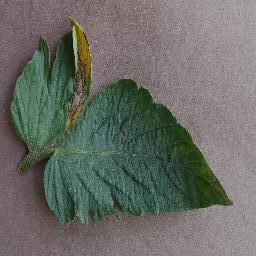
#> input picture dataset/train/Tomato___Early_blight/Tomato___Early_blight_original_422802e1-cee5-43b7-b735-7f90b5e5d4e2___RS_Erly.B 7349.JPG_df9f5b57-9a22-4b19-bedc-ba3273e6c05b.JPG, 256 x 256 px; its folder holds only this picture in this run
$ jupyter execute --allow-errors feature_extract.ipynb   (older library calls are emulated)
#> lines starting #> are read from the running program, lines starting #| are printed output that depends on the picture; after the words box and inside, x2 and y2 are one past the last pixel; in counts of white or black regions, pixels touching at a corner belong together
#> further down, image is the input picture: shape (256, 256, 3); mean B, G, R 101.5, 107.9, 105.6
## FEATURE EXTRACTION

[cell 1]
from sklearn.preprocessing import LabelEncoder
from sklearn.preprocessing import MinMaxScaler
import numpy as np
import matplotlib.pyplot as plt
import mahotas
import cv2
import os

[cell 2]
example = 'sample.JPG'

[cell 3]
example_image = cv2.imread(example)
#> (the rest of this cell did not finish here and is left out)

#### Step 1: Image Segmentation using Color Detection

##### Step 1.1: Convert image to HSV format

Hue Saturation Value or HSV is better for object detection. HSV is used to separate image luminance from color information. In situations where color description plays an integral role, the HSV format is often preferred over the BGR format. The HSV model describes colors similarly to how the human eye tends to perceive color

#> (a cell that did not finish here is left out)

##### Step 1.2: Convert image to RGB format

#> (a cell that did not finish here is left out)

##### Step 1.3: Image segmentation using color detection

The purpose of this step is to separate the picture of leaf from the background. The leaf is extracted from the image using hsv color boundaries, hsv boundaries will expand rather than strictly limit colors to be able to scan all cases

[cell 6]
def image_segmentation(image):
    hsv_img = cv2.cvtColor(image, cv2.COLOR_BGR2HSV)
    rgb_img = cv2.cvtColor(image, cv2.COLOR_BGR2RGB)

    # mask of green
    lower1 = np.array([25, 0, 20])
    upper1 = np.array([100, 255, 255])
    mask1 = cv2.inRange(hsv_img, lower1, upper1)

    # mask of brown - disease color
    lower2 = np.array([10, 0, 10])
    upper2 = np.array([30, 255, 255])
    mask2 = cv2.inRange(hsv_img, lower2, upper2)

    final_mask = cv2.bitwise_or(mask1, mask2)
    final_result = cv2.bitwise_and(rgb_img, rgb_img, mask=final_mask)

    return final_result

#> (a cell that did not finish here is left out)

#### Step 2: Feature extraction

Global descriptors are generally used in image retrieval, object detection and classification. Global features describe the image as a whole to the generalize the entire object. Global features include color representations, shape descriptors, and texture features

Extract features on 3 global feature descriptors:
- Shape: Hu Moments - are an image descriptor utilized to characterize the shape of an object in an image.

- Texture: Haralick features - are used to describe the texture of an image. Texture refers to the appearance, consistency, or “feeling” of a surface. Examples of textures include “rough” vs. “soft.”

- Color: Color Histograms - is one of the image descriptors that is substantially more powerful and is pervasive across all of computer vision in some form of another. A color histogram counts the number of times a given pixel intensity (or range of pixel intensities) occurs in an image. Using a color histogram we can express the actual distribution or “amount” of each color in an image

[cell 8]
def hu_moments(image):
    gray = cv2.cvtColor(image, cv2.COLOR_BGR2GRAY)
    feature = cv2.HuMoments(cv2.moments(gray)).flatten()
    return feature

[cell 9]
def haralick(image):
    gray = cv2.cvtColor(image, cv2.COLOR_BGR2GRAY)
    haralick = mahotas.features.haralick(gray).mean(axis=0)
    return haralick

[cell 10]
def histogram(image, bins = 8, mask = None):
    image = cv2.cvtColor(image, cv2.COLOR_BGR2HSV)
    hist  = cv2.calcHist([image], [0, 1, 2], mask, [bins, bins, bins], [0, 180, 0, 256, 0, 256])
    hist = cv2.normalize(hist, hist).flatten()
    return hist

#### Step 3: Combine previous steps to get extracted features

[cell 11]
image_path = "../dataset/train"
#image_path = "../dataset/test"

[cell 12]
image_labels = os.listdir(image_path)

print("Train labels:", image_labels)
#print("Test labels:", image_labels_test)

[cell 13]
global_features = []
labels = []

#> (the rest of this cell did not finish here and is left out)

#> in image_segmentation (call 2), `hsv_img = cv2.cvtColor(image, cv2.COLOR_BGR2HSV)`: hsv_img: shape (256, 256, 3); mean H, S, V 112.2, 50.3, 115.1
#> in image_segmentation (call 2), `mask1 = cv2.inRange(hsv_img, lower1, upper1)`:
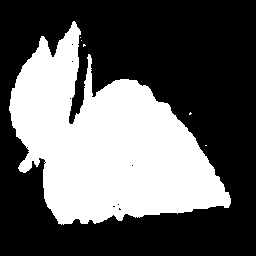
#> mask1: shape (256, 256); 37.6% white; 6 white regions (5 under 20 px), largest, box (x1, y1, x2, y2) and area: (9, 21, 231, 225) 24616
#> in image_segmentation (call 2), `mask2 = cv2.inRange(hsv_img, lower2, upper2)`:
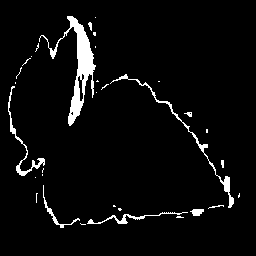
#> mask2: shape (256, 256); 4.4% white; 32 white regions (22 under 20 px), largest, box (x1, y1, x2, y2) and area: (39, 16, 96, 126) 1382, (110, 74, 234, 208) 499, (8, 86, 45, 176) 330
#> in image_segmentation (call 2), `final_mask = cv2.bitwise_or(mask1, mask2)`:
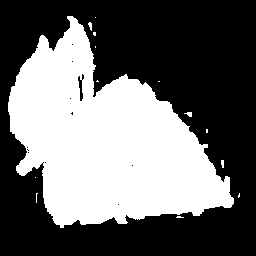
#> final_mask: shape (256, 256); 41% white; 14 white regions (10 under 20 px), largest, box (x1, y1, x2, y2) and area: (8, 16, 234, 228) 26745, (184, 112, 192, 117) 25, (88, 22, 92, 31) 23, (221, 160, 224, 168) 21
#> in image_segmentation (call 2), `final_result = cv2.bitwise_and(rgb_img, rgb_img, mask=final_mask)`:
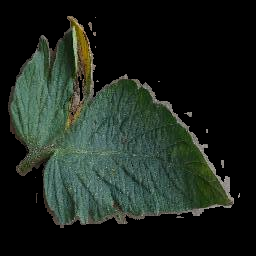
#> final_result: shape (256, 256, 3); mean R, G, B 28, 37.1, 29.5
        HU_MOMENTS = hu_moments(IMG_SEGMENT)
#> in hu_moments, `gray = cv2.cvtColor(image, cv2.COLOR_BGR2GRAY)`:
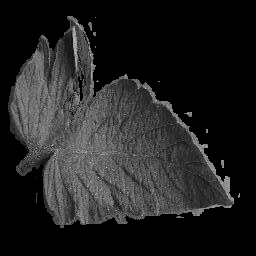
#> gray: shape (256, 256); min 0, max 197, mean 33.8
#> in hu_moments, `feature = cv2.HuMoments(cv2.moments(gray)).flatten()`: feature = [0.00225, 8.64e-07, 1.97e-09, 2.63e-10, 2.73e-20, -5.85e-14, 1.88e-19]
#> `HU_MOMENTS = hu_moments(IMG_SEGMENT)`: HU_MOMENTS has the same summary as feature in hu_moments
        HARALICK = haralick(IMG_SEGMENT)
        HISTOGRAM = histogram(IMG_SEGMENT)

        global_feature = np.hstack([HISTOGRAM, HARALICK, HU_MOMENTS])

        labels.append(current_label)
        global_features.append(global_feature)

    print(f"Processed folder: {current_label}")

$ run again, on dataset/train/Tomato___Leaf_Mold/leaf_mold (889).JPG
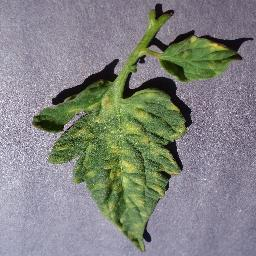
#> input picture dataset/train/Tomato___Leaf_Mold/leaf_mold (889).JPG, 256 x 256 px
#> image is the input picture: shape (256, 256, 3); mean B, G, R 128.7, 132.2, 130.1
#> hsv_img: shape (256, 256, 3); mean H, S, V 103.9, 55.9, 144
#> in image_segmentation (call 2), `mask1 = cv2.inRange(hsv_img, lower1, upper1)`:
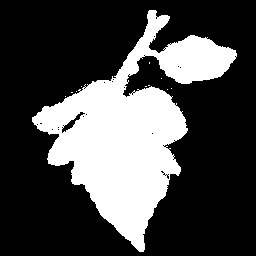
#> mask1: shape (256, 256); 28.5% white; 11 white regions (10 under 20 px), largest, box (x1, y1, x2, y2) and area: (32, 10, 237, 252) 18633
#> mask2: shape (256, 256); 1.7% white in thin lines or dots, all inside (x1, y1, x2, y2) = (32, 9, 239, 235)
#> final_mask: shape (256, 256); 29.4% white; 13 white regions (12 under 20 px), largest, box (x1, y1, x2, y2) and area: (32, 9, 239, 252) 19239
#> in hu_moments, `gray = cv2.cvtColor(image, cv2.COLOR_BGR2GRAY)`:
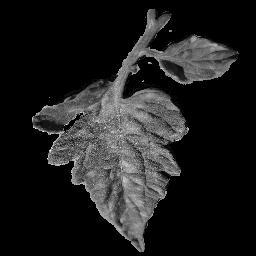
#> gray: shape (256, 256); min 0, max 252, mean 30.7
#> feature = [0.00214, 8.56e-07, 3.59e-09, 6.61e-10, 1e-18, 4.67e-13, -1.92e-19]
#> HU_MOMENTS has the same summary as feature in hu_moments

$ run again, on dataset/train/Tomato___Early_blight/Tomato___Early_blight_original_4490b039-427d-414c-836d-a1fda6c1ad49___RS_Erly.B 8369.JPG_8992ec21-3e7c-45b9-bfde-6b8afb937614.JPG
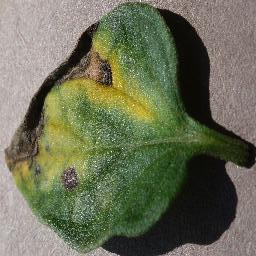
#> input picture dataset/train/Tomato___Early_blight/Tomato___Early_blight_original_4490b039-427d-414c-836d-a1fda6c1ad49___RS_Erly.B 8369.JPG_8992ec21-3e7c-45b9-bfde-6b8afb937614.JPG, 256 x 256 px
#> image is the input picture: shape (256, 256, 3); mean B, G, R 86, 110, 106.4
#> hsv_img: shape (256, 256, 3); mean H, S, V 31.4, 74.6, 115.1
#> in image_segmentation (call 2), `mask1 = cv2.inRange(hsv_img, lower1, upper1)`:
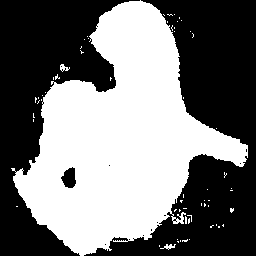
#> mask1: shape (256, 256); 46.5% white; 62 white regions (59 under 20 px), largest, box (x1, y1, x2, y2) and area: (11, 0, 248, 256) 30129, (160, 244, 176, 250) 43, (60, 64, 70, 72) 41
#> mask2: shape (256, 256); 22.1% white; 64 white regions (44 under 20 px), largest, box (x1, y1, x2, y2) and area: (0, 0, 224, 256) 11492, (170, 154, 219, 224) 1226, (221, 130, 256, 177) 403
#> final_mask: shape (256, 256); 63.4% white; 107 black regions (85 under 20 px), largest, box (x1, y1, x2, y2) and area: (109, 0, 256, 256) 13145, (0, 0, 119, 148) 7115, (0, 169, 60, 256) 2170
#> in hu_moments, `gray = cv2.cvtColor(image, cv2.COLOR_BGR2GRAY)`:
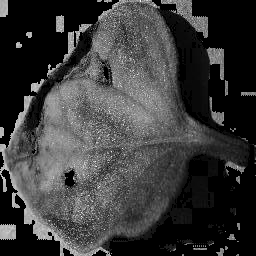
#> gray: shape (256, 256); min 0, max 252, mean 58.5
#> feature = [0.00187, 3.64e-07, 8.03e-11, 3.43e-11, -1.67e-21, 6.56e-15, 6.73e-22]
#> HU_MOMENTS has the same summary as feature in hu_moments
